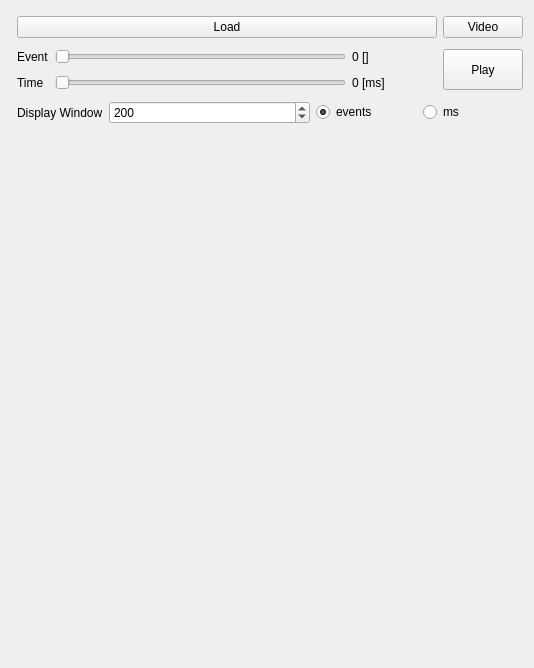
<?xml version="1.0" encoding="UTF-8"?>
<ui version="4.0">
 <class>WdgtEventViewerClass</class>
 <widget class="QWidget" name="WdgtEventViewerClass">
  <property name="geometry">
   <rect>
    <x>0</x>
    <y>0</y>
    <width>530</width>
    <height>668</height>
   </rect>
  </property>
  <property name="windowTitle">
   <string>Edvs Event Viewer</string>
  </property>
  <layout class="QGridLayout" name="gridLayout">
   <item row="3" column="4" rowspan="2">
    <widget class="QPushButton" name="pushButtonPlay">
     <property name="sizePolicy">
      <sizepolicy hsizetype="Minimum" vsizetype="Minimum">
       <horstretch>0</horstretch>
       <verstretch>0</verstretch>
      </sizepolicy>
     </property>
     <property name="text">
      <string>Play</string>
     </property>
     <property name="checkable">
      <bool>true</bool>
     </property>
     <property name="checked">
      <bool>false</bool>
     </property>
     <property name="flat">
      <bool>false</bool>
     </property>
    </widget>
   </item>
   <item row="7" column="0" colspan="5">
    <widget class="QLabel" name="labelEvents">
     <property name="minimumSize">
      <size>
       <width>512</width>
       <height>512</height>
      </size>
     </property>
     <property name="maximumSize">
      <size>
       <width>512</width>
       <height>512</height>
      </size>
     </property>
     <property name="text">
      <string/>
     </property>
    </widget>
   </item>
   <item row="4" column="3">
    <widget class="QLabel" name="labelTime">
     <property name="minimumSize">
      <size>
       <width>85</width>
       <height>0</height>
      </size>
     </property>
     <property name="text">
      <string>0 [ms]</string>
     </property>
    </widget>
   </item>
   <item row="3" column="3">
    <widget class="QLabel" name="labelEvent">
     <property name="minimumSize">
      <size>
       <width>85</width>
       <height>0</height>
      </size>
     </property>
     <property name="text">
      <string>0 []</string>
     </property>
    </widget>
   </item>
   <item row="3" column="2">
    <widget class="QSlider" name="horizontalSliderEvent">
     <property name="maximum">
      <number>10000</number>
     </property>
     <property name="singleStep">
      <number>1000</number>
     </property>
     <property name="pageStep">
      <number>10000</number>
     </property>
     <property name="orientation">
      <enum>Qt::Horizontal</enum>
     </property>
     <property name="tickPosition">
      <enum>QSlider::NoTicks</enum>
     </property>
     <property name="tickInterval">
      <number>1000</number>
     </property>
    </widget>
   </item>
   <item row="4" column="2">
    <widget class="QSlider" name="horizontalSliderTime">
     <property name="maximum">
      <number>10000</number>
     </property>
     <property name="singleStep">
      <number>10</number>
     </property>
     <property name="pageStep">
      <number>100</number>
     </property>
     <property name="orientation">
      <enum>Qt::Horizontal</enum>
     </property>
     <property name="tickPosition">
      <enum>QSlider::NoTicks</enum>
     </property>
     <property name="tickInterval">
      <number>1000</number>
     </property>
    </widget>
   </item>
   <item row="3" column="1">
    <widget class="QLabel" name="label_2">
     <property name="text">
      <string>Event</string>
     </property>
    </widget>
   </item>
   <item row="4" column="1">
    <widget class="QLabel" name="label_3">
     <property name="text">
      <string>Time</string>
     </property>
    </widget>
   </item>
   <item row="6" column="1" colspan="4">
    <layout class="QHBoxLayout" name="horizontalLayout">
     <item>
      <widget class="QLabel" name="label">
       <property name="text">
        <string>Display Window</string>
       </property>
      </widget>
     </item>
     <item>
      <widget class="QSpinBox" name="spinBoxFalloff">
       <property name="sizePolicy">
        <sizepolicy hsizetype="Minimum" vsizetype="Fixed">
         <horstretch>2</horstretch>
         <verstretch>0</verstretch>
        </sizepolicy>
       </property>
       <property name="baseSize">
        <size>
         <width>0</width>
         <height>0</height>
        </size>
       </property>
       <property name="minimum">
        <number>0</number>
       </property>
       <property name="maximum">
        <number>10000</number>
       </property>
       <property name="singleStep">
        <number>10</number>
       </property>
       <property name="value">
        <number>200</number>
       </property>
      </widget>
     </item>
     <item>
      <widget class="QRadioButton" name="radioButtonWindowsEvent">
       <property name="sizePolicy">
        <sizepolicy hsizetype="Minimum" vsizetype="Fixed">
         <horstretch>1</horstretch>
         <verstretch>0</verstretch>
        </sizepolicy>
       </property>
       <property name="text">
        <string>events</string>
       </property>
       <property name="checked">
        <bool>true</bool>
       </property>
      </widget>
     </item>
     <item>
      <widget class="QRadioButton" name="radioButtonWindowsTime">
       <property name="sizePolicy">
        <sizepolicy hsizetype="Minimum" vsizetype="Fixed">
         <horstretch>1</horstretch>
         <verstretch>0</verstretch>
        </sizepolicy>
       </property>
       <property name="text">
        <string>ms</string>
       </property>
      </widget>
     </item>
    </layout>
   </item>
   <item row="1" column="1" colspan="3">
    <widget class="QPushButton" name="pushButtonLoad">
     <property name="text">
      <string>Load</string>
     </property>
    </widget>
   </item>
   <item row="1" column="4">
    <widget class="QPushButton" name="pushButtonVideo">
     <property name="text">
      <string>Video</string>
     </property>
    </widget>
   </item>
  </layout>
 </widget>
 <layoutdefault spacing="6" margin="11"/>
 <resources/>
 <connections/>
</ui>
